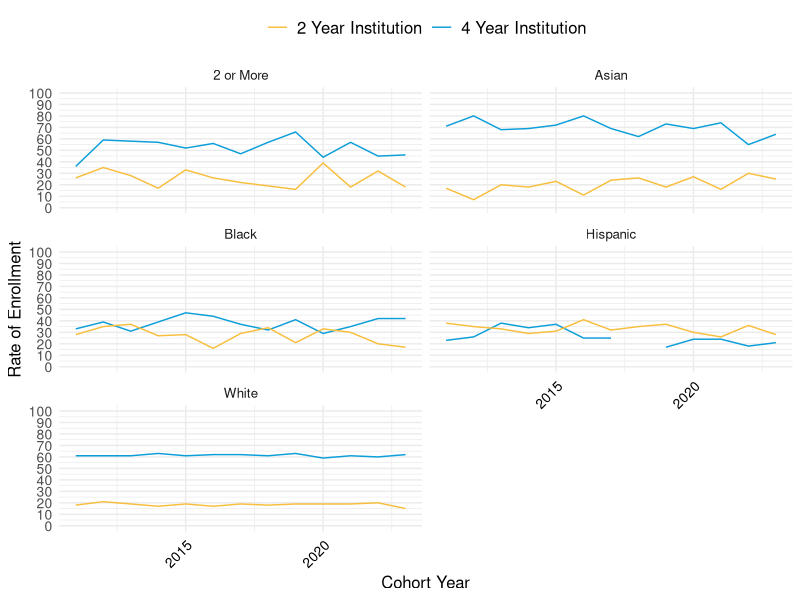
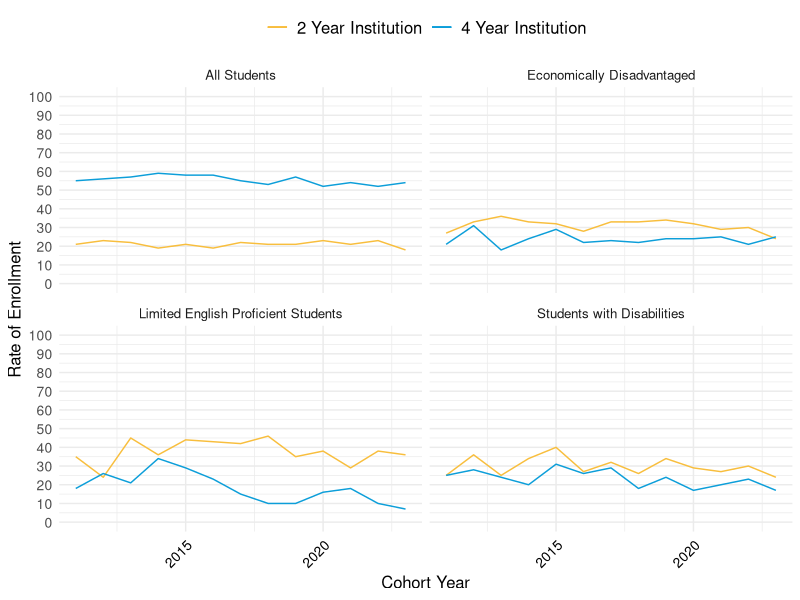
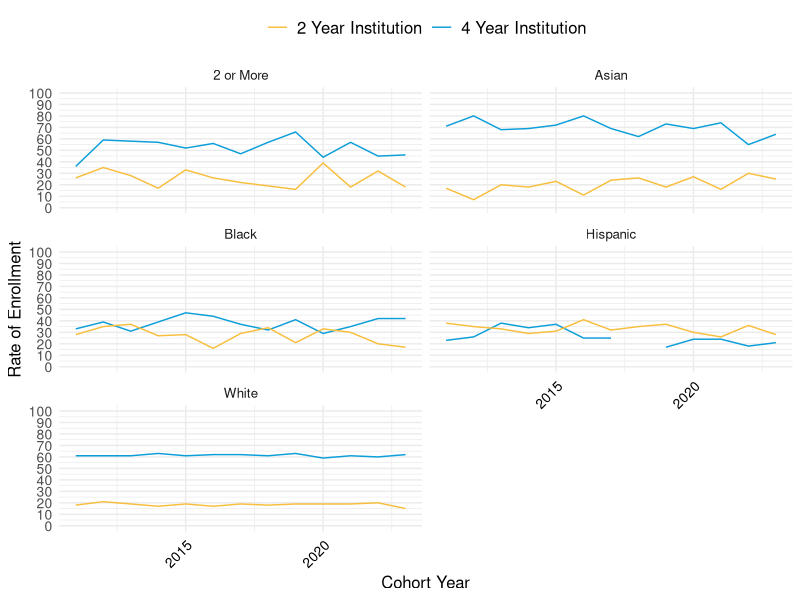
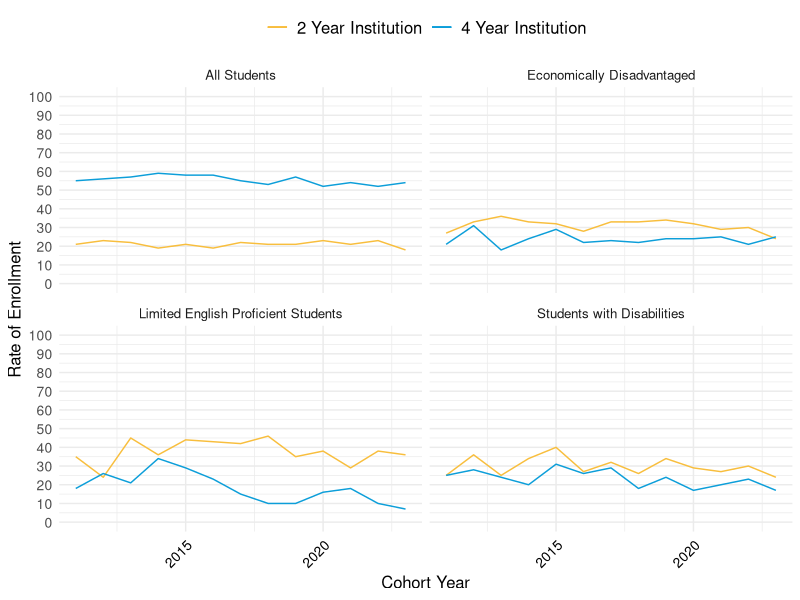

These figures' R source, in order:
## ---- chunk 1
knitr::opts_chunk$set(echo = TRUE)
##############################################################
# Call Libraries
##############################################################

library(readxl)
library(dplyr)
library(tidyverse)
library(ggplot2)

ihe_allyears <- read_csv("../data/ACPS_higher_ed_enrollment_data_2008-24.csv")
## ---- chunk 2


ggplot() +
  geom_line(data=ihe_allyears %>% dplyr::filter(data_level=="Race",
                                                student_group!="American Indian",
                                                student_group!="Native Hawaiian"),
            aes(x=year,y=four_ihe_pct,color="4 Year Institution",group=1)) +
  geom_line(data=ihe_allyears %>% dplyr::filter(data_level=="Race",
                                                student_group!="American Indian",
                                                student_group!="Native Hawaiian"),
          aes(x=year,y=two_ihe_pct,color="2 Year Institution",group=1)) +
  facet_wrap(~student_group,ncol=2)+
  theme_minimal()+
  scale_y_continuous(limits=c(0,100),breaks=seq(0,100,10),minor_breaks=seq(0,100,5))+
  labs(x="Cohort Year", y="Rate of Enrollment")+
  geom_text(size = 5, hjust=0.5, vjust=-1, color="black") + 
  scale_color_manual(values = c("#f8be3d","#0c9ed9")) + 
  theme(legend.title=element_blank(), 
        legend.position = "top", 
        legend.text = element_text(size = 12, hjust=.5), 
        axis.text.x = element_text(color = "black", size = 10, angle = 45, hjust = 1), 
        axis.ticks = element_blank(), 
        plot.title.position= "plot", 
        plot.caption.position = "plot", 
        axis.text.y = element_text(size = 10), 
        text = element_text(size = 12, family="sans"), 
        plot.title = element_text(size = 16, hjust=.65), 
        plot.caption = element_text(size = 14))

 ggsave("../plots/highered_race.png",device="png",width=8,height=6,units="in")

## ---- chunk 3

ggplot() +
  geom_line(data=ihe_allyears %>% dplyr::filter(data_level=="Disability"),
            aes(x=year,y=two_ihe_pct,color="2 Year Institution",group=1)) +
  geom_line(data=ihe_allyears %>% dplyr::filter(data_level=="Disability"),
            aes(x=year,y=four_ihe_pct,color="4 Year Institution",group=1)) +
  geom_line(data=ihe_allyears %>% dplyr::filter(data_level=="English Learners"),
            aes(x=year,y=two_ihe_pct,color="2 Year Institution",group=1)) +
  geom_line(data=ihe_allyears %>% dplyr::filter(data_level=="English Learners"),
            aes(x=year,y=four_ihe_pct,color="4 Year Institution",group=1)) +
  geom_line(data=ihe_allyears %>% dplyr::filter(data_level=="Economic Status"),
            aes(x=year,y=two_ihe_pct,color="2 Year Institution",group=1)) +
  geom_line(data=ihe_allyears %>% dplyr::filter(data_level=="Economic Status"),
            aes(x=year,y=four_ihe_pct,color="4 Year Institution",group=1)) +
  geom_line(data=ihe_allyears %>% dplyr::filter(data_level=="All"),
            aes(x=year,y=two_ihe_pct,color="2 Year Institution",group=1)) +
  geom_line(data=ihe_allyears %>% dplyr::filter(data_level=="All"),
            aes(x=year,y=four_ihe_pct,color="4 Year Institution",group=1))+
  facet_wrap(~student_group)+
  theme_minimal()+
  scale_y_continuous(limits=c(0,100),breaks=seq(0,100,10),minor_breaks=seq(0,100,5))+
  labs(x="Cohort Year", y="Rate of Enrollment")+
  geom_text(size = 5, hjust=0.5, vjust=-1, color="black") + 
  scale_color_manual(values = c("#f8be3d","#0c9ed9")) + 
  theme(legend.title=element_blank(), 
        legend.position = "top", 
        legend.text = element_text(size = 12, hjust=.5), 
        axis.text.x = element_text(color = "black", size = 10, angle = 45, hjust = 1), 
        axis.ticks = element_blank(), 
        plot.title.position= "plot", 
        plot.caption.position = "plot", 
        axis.text.y = element_text(size = 10), 
        text = element_text(size = 12, family="sans"), 
        plot.title = element_text(size = 16, hjust=.65), 
        plot.caption = element_text(size = 14))

 ggsave("../plots/highered_econ.png",device="png",width=8,height=4.5,units="in")

